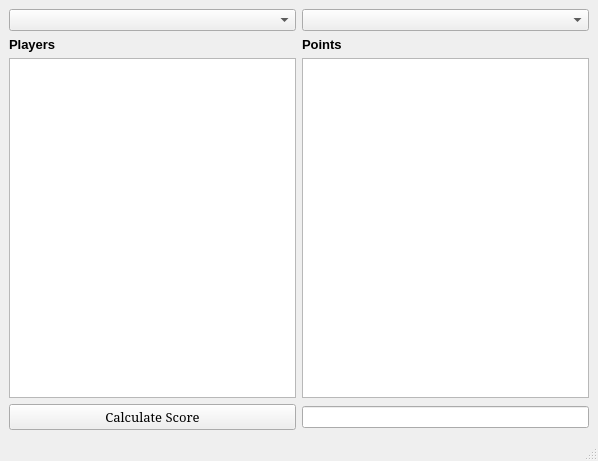
<?xml version="1.0" encoding="UTF-8"?>
<ui version="4.0">
 <class>MainWindow</class>
 <widget class="QMainWindow" name="MainWindow">
  <property name="geometry">
   <rect>
    <x>0</x>
    <y>0</y>
    <width>598</width>
    <height>461</height>
   </rect>
  </property>
  <property name="windowTitle">
   <string>MainWindow</string>
  </property>
  <widget class="QWidget" name="centralwidget">
   <layout class="QGridLayout" name="gridLayout">
    <item row="0" column="0">
     <widget class="QComboBox" name="comboBox"/>
    </item>
    <item row="0" column="1">
     <widget class="QComboBox" name="comboBox_2"/>
    </item>
    <item row="1" column="0">
     <widget class="QLabel" name="label">
      <property name="font">
       <font>
        <pointsize>10</pointsize>
        <weight>75</weight>
        <bold>true</bold>
       </font>
      </property>
      <property name="text">
       <string>Players</string>
      </property>
     </widget>
    </item>
    <item row="1" column="1">
     <widget class="QLabel" name="label_2">
      <property name="font">
       <font>
        <pointsize>10</pointsize>
        <weight>75</weight>
        <bold>true</bold>
       </font>
      </property>
      <property name="text">
       <string>Points</string>
      </property>
     </widget>
    </item>
    <item row="2" column="0">
     <widget class="QListWidget" name="listWidget"/>
    </item>
    <item row="2" column="1">
     <widget class="QListWidget" name="listWidget_2"/>
    </item>
    <item row="3" column="0">
     <widget class="QPushButton" name="pushButton">
      <property name="font">
       <font>
        <family>MS Serif</family>
        <pointsize>10</pointsize>
       </font>
      </property>
      <property name="text">
       <string>Calculate Score</string>
      </property>
     </widget>
    </item>
    <item row="3" column="1">
     <widget class="QLineEdit" name="lineEdit"/>
    </item>
   </layout>
  </widget>
  <widget class="QMenuBar" name="menubar">
   <property name="geometry">
    <rect>
     <x>0</x>
     <y>0</y>
     <width>598</width>
     <height>21</height>
    </rect>
   </property>
  </widget>
  <widget class="QStatusBar" name="statusbar"/>
 </widget>
 <resources/>
 <connections/>
</ui>
